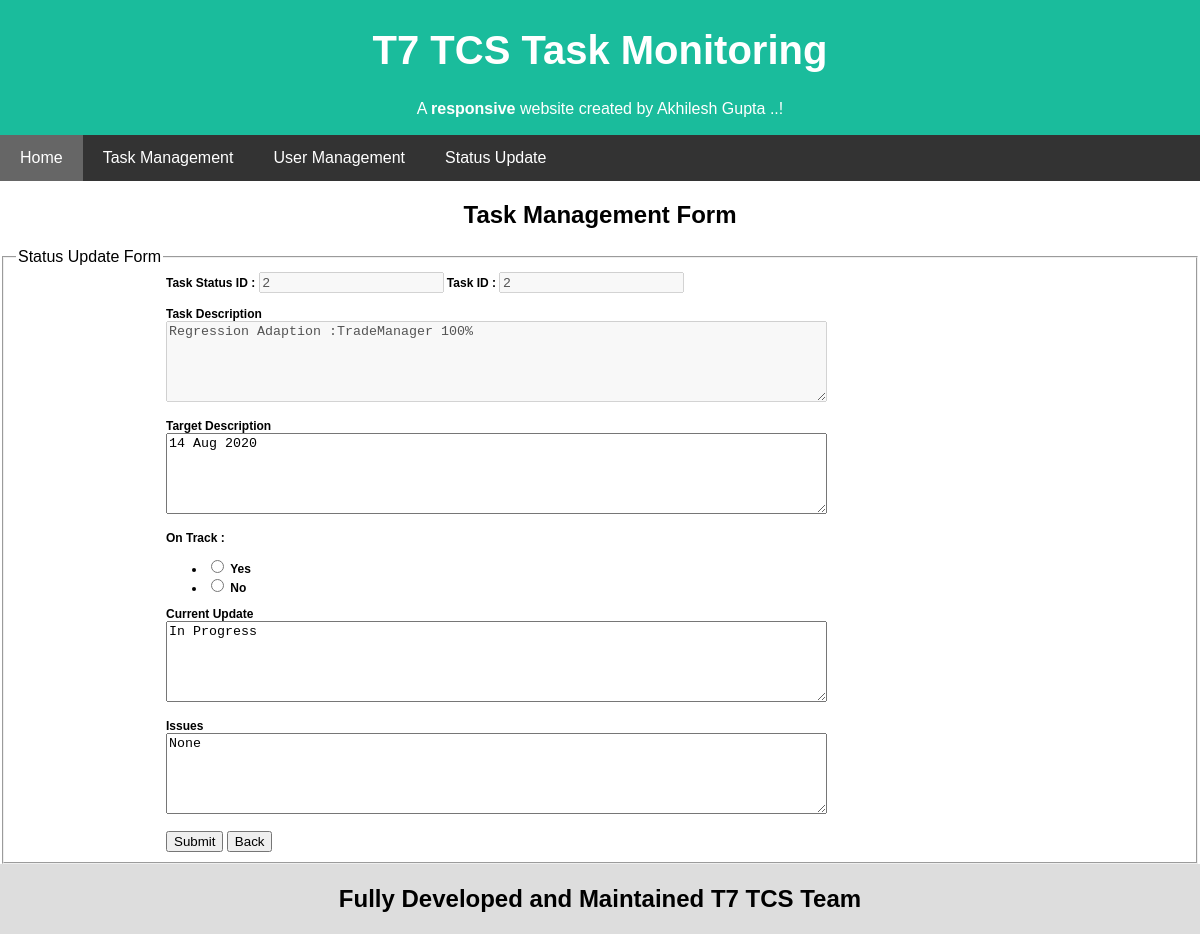
/status/update/2, run on an earlier commit of the app's database.
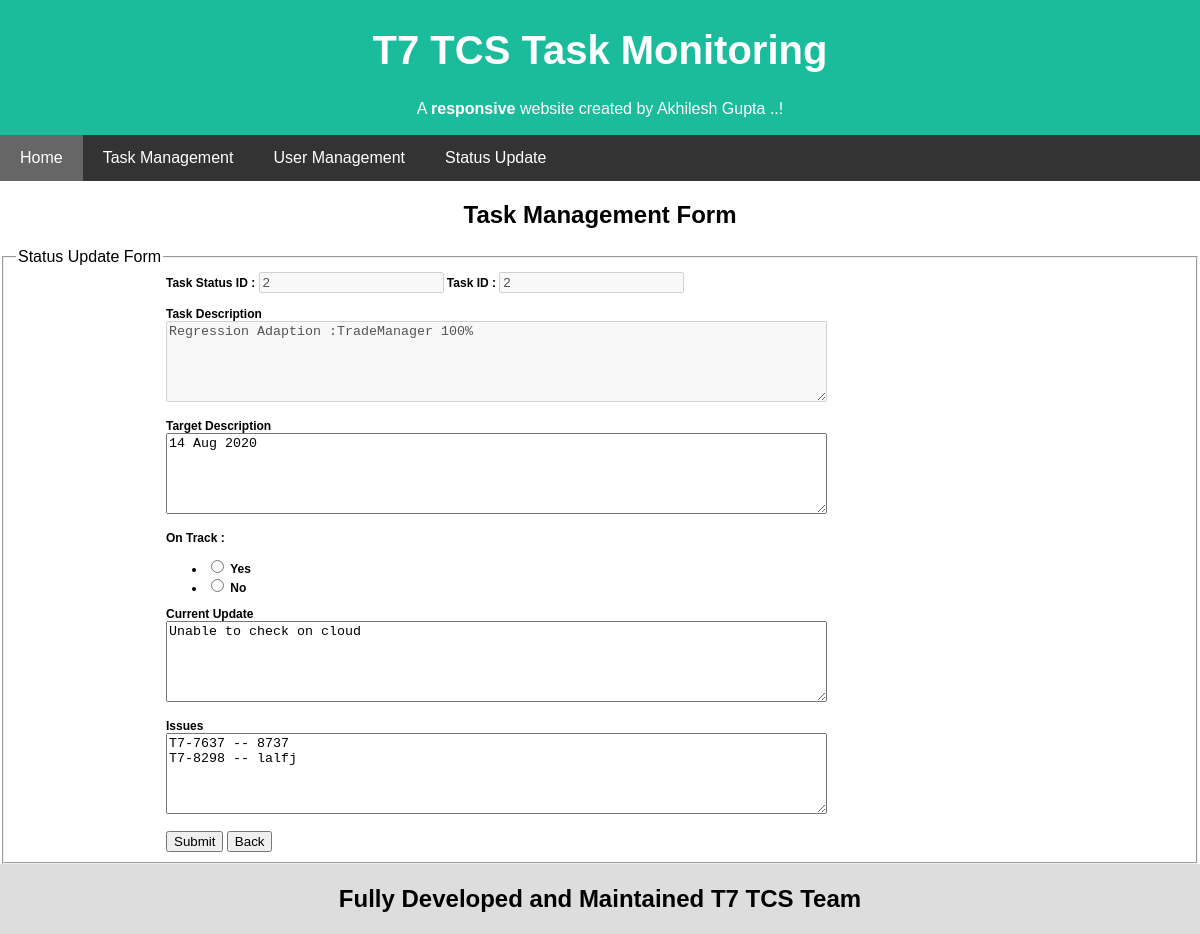
And on a later commit of the database.
### helloapp/models.py (models this page shows)
class Status(db.Model):
    id = db.Column(db.Integer, primary_key=True)
    task_id = db.Column(db.Integer, index=True)
    task = db.Column(db.String(500), index=True)
    target = db.Column(db.String(100), index=True)
    onTrack = db.Column(db.Boolean, index=True)
    cupdate = db.Column(db.String(500), index=True)
    issues = db.Column(db.String(500), index=True)

### helloapp/routes.py (the view, shortened to what this page needs)
@app.route('/status/update/<int:id>', methods=['GET', 'POST'])
def update_status(id):
  form = StatusUpdateForm()
  status =  Status.query.filter_by(task_id=id)[0]
  try:
      form.id.data = status.id
      form.id.render_kw = {'disabled': 'disabled'}
      form.task_id.data = status.task_id
      form.task_id.render_kw = {'disabled': 'disabled'}
      form.task.data = status.task
      form.task.render_kw = {'disabled': 'disabled'}
      form.target.data = status.target
      form.cupdate.data = status.cupdate
      form.issue.data = status.issues
      return render_template('update_status.html', form=form, ctime = datetime.now(), db_status=status)
  except:
      err = "Some Error Occured... Please try again by closing this window..!"
      form.id.data = status.id
      form.id.render_kw = {'disabled': 'disabled'}
      form.task_id.data = status.task_id
      form.task_id.render_kw = {'disabled': 'disabled'}
      form.task.data = status.task
      form.task.render_kw = {'disabled': 'disabled'}
      form.target.data = status.target
      form.cupdate.data = status.cupdate
      form.issue.data = status.issues
      return render_template('update_status.html', form=form, ctime = datetime.now(), db_status=status, err=err)

### helloapp/forms.py
class StatusUpdateForm(FlaskForm):
  id = IntegerField("Task Status ID")
  task_id = IntegerField("Task ID")
  task = StringField("Task Description", widget=TextArea())
  target = StringField("Target Description", widget=TextArea())
  onTrack = RadioField("On Track", choices=["Yes","No"])
  cupdate = StringField("Current Update", widget=TextArea())
  issue = StringField("Issues", widget=TextArea())
  submit = SubmitField("Submit")
  back = SubmitField("Back")

### helloapp/templates/update_status.html (shortened to what this page needs)
{% extends "base.html" %}
{% block content %}
    <h2 style = "text-align: center;">Task Management Form</h2>
      <form action = "" method = POST>
         <fieldset>
            <legend>Status Update Form</legend>
            <div style = "font-size:12px; font-weight:bold; margin-left:150px;" >
	       {{ form.id.label }} : {{ form.id }} {{ form.task_id.label }} : {{ form.task_id }}<br><br>
	       {{ form.task.label }} <br> {{ form.task(rows=5, cols=80) }} <br><br>
	       {{ form.target.label }} <br> {{ form.target( rows=5, cols=80) }}<br><br>
	       {{ form.onTrack.label }} : {{ form.onTrack }}
	       {{ form.cupdate.label }} <br> {{ form.cupdate( rows=5, cols=80) }}<br><br>
	       {{ form.issue.label }} <br> {{ form.issue( rows=5, cols=80) }}<br><br>
               {{ form.submit }}
               {{ form.back }}
            </div>
         </fieldset>
      </form>
{% endblock %}

What changed in the data, as far as the page shows it:
changed Status "Regression Adaption :TradeManager 100%": cupdate "In Progress" → "Unable to check on cloud"
Also different on the page:
form field issue: "None" → "T7-7637 -- 8737 T7-8298 -- lalfj"
